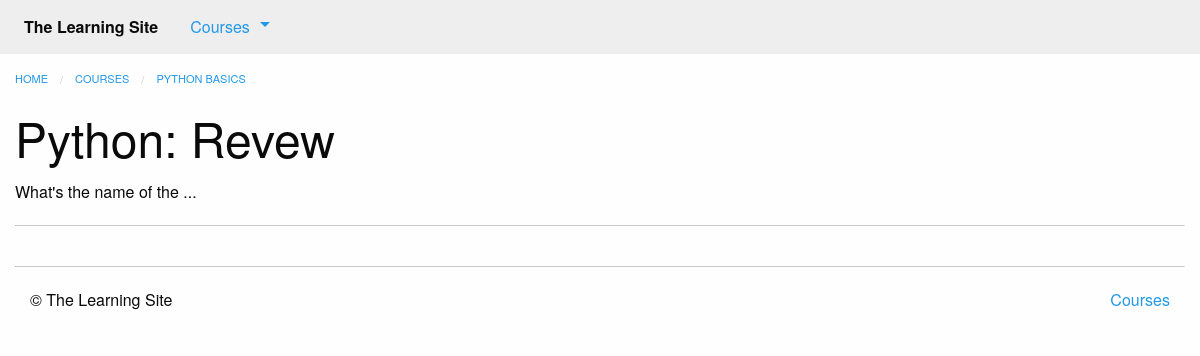
The page /courses/1/1/q on the database its author committed.
### courses/models.py (models this page shows, shortened)
class Step(models.Model):
    title = models.CharField(max_length=255)
    description = models.TextField()
    order = models.IntegerField(default=0)
    course = models.ForeignKey(Course, on_delete=models.CASCADE)
    class Meta:
        abstract = True
        ordering = ['order', ]

class Quiz(Step):
    total_questions = models.IntegerField(default=4)
    class Meta:
        verbose_name_plural = "Quizzes"

class Course(models.Model):
    created_at = models.DateTimeField(auto_now_add=True)
    title = models.CharField(max_length=255)
    description = models.TextField()

class Question(models.Model):
    quiz = models.ForeignKey(Quiz, on_delete=models.CASCADE)
    order = models.IntegerField(default=0)
    prompt = models.TextField()
    class Meta:
        ordering = ['order', ]

### courses/views.py (the view)
# urls.py: path('<int:course_pk>/<int:step_pk>/q', views.quiz_detail, name='quiz'),
def quiz_detail(request, course_pk, step_pk):
    step = get_object_or_404(models.Quiz, course_id=course_pk, pk=step_pk)
    return render(request, 'courses/quiz_detail.html', {'step': step})

### courses/templatetags/course_extras.py (called while the page is built)
@register.inclusion_tag('courses/course_nav.html')
def nav_courses_list():
    courses = Course.objects.all()[:5]
    return {'courses': courses}

### courses/templates/courses/quiz_detail.html (shortened to what this page needs)
{% extends "courses/layout.html" %}
{% load course_extras %}
{% block breadcrumbs %}
    <li><a href="{% url 'courses:detail' pk=step.course.pk %}">{{ step.course.title }}</a></li>
{% endblock %}
{% block content %}
    <div class="row columns">
        <article>
            {{ block.super }}
            <h1>{{ step.title }}</h1>
            <ul class="no-bullet">
                {% for question in step.question_set.all %}
                <li>
                    <p>{{ question.prompt }}</p>
                    <hr>
                </li>
                {% endfor %}
            </ul>
        </article>
    </div>
{% endblock %}

### rows shown on the page
Quiz: course "PYTHON BASICS", title "Python: Revew"
Question: prompt "What's the name of the ..."
